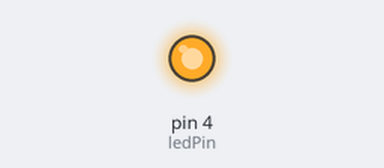
This sketch was run on a simulated Arduino Uno, built with avr-gcc and run on an emulated ATmega328P. Shown: output pins drawn as LEDs (lit = HIGH).

Above: at 0.2 s.
At 34.2 s:
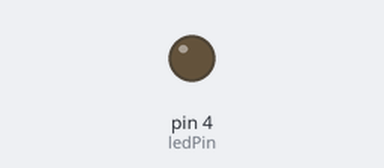
Timing chart, 0 to 37.7 s (numbered marks = the images above):
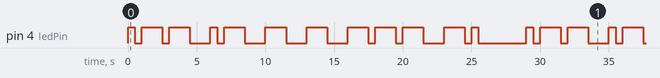

The sketch:

Assignment7PattonBullock.ino
```cpp
int ledPin = 4;

void setup() {
    pinMode(ledPin, OUTPUT);
}

void loop() {
   digitalWrite(ledPin, HIGH); //dot
   delay(500);
   digitalWrite(ledPin, LOW);
   delay(500);

   digitalWrite(ledPin, HIGH); //dash
   delay(1500);
   digitalWrite(ledPin, LOW);
   delay(500);

   digitalWrite(ledPin, HIGH); //dash
   delay(1500);
   digitalWrite(ledPin, LOW);
   delay(500);                 //First P

   delay(1000);

   digitalWrite(ledPin, HIGH); //dot
   delay(500);
   digitalWrite(ledPin, LOW);
   delay(500);

   digitalWrite(ledPin, HIGH); //dash
   delay(1500);
   digitalWrite(ledPin, LOW);
   delay(500);                 //Second A

   delay(1000);

   digitalWrite(ledPin, HIGH); //dash
   delay(1500);
   digitalWrite(ledPin, LOW);
   delay(500);                 //Third T

   delay(1000);

   digitalWrite(ledPin, HIGH); //dash
   delay(1500);
   digitalWrite(ledPin, LOW);
   delay(500);                 //Fourth T

   delay(1000);

   digitalWrite(ledPin, HIGH); //dash
   delay(1500);
   digitalWrite(ledPin, LOW);
   delay(500);

   digitalWrite(ledPin, HIGH); //dash
   delay(1500);
   digitalWrite(ledPin, LOW);
   delay(500);

   digitalWrite(ledPin, HIGH); //dash
   delay(1500);
   digitalWrite(ledPin, LOW);
   delay(500);

   delay(1000);              //Fifth O

   digitalWrite(ledPin, HIGH); //dash
   delay(1500);
   digitalWrite(ledPin, LOW);
   delay(500);

   digitalWrite(ledPin, HIGH); //dot
   delay(500);
   digitalWrite(ledPin, LOW);
   delay(500);               //Sixth N

   delay(3000);
}
```

Measured:
- by itself, pin 4 (ledPin): moves between LOW and HIGH, repeating every 29.0 s
- by itself, everything shown: repeats every 29.0 s, in 24 steps
